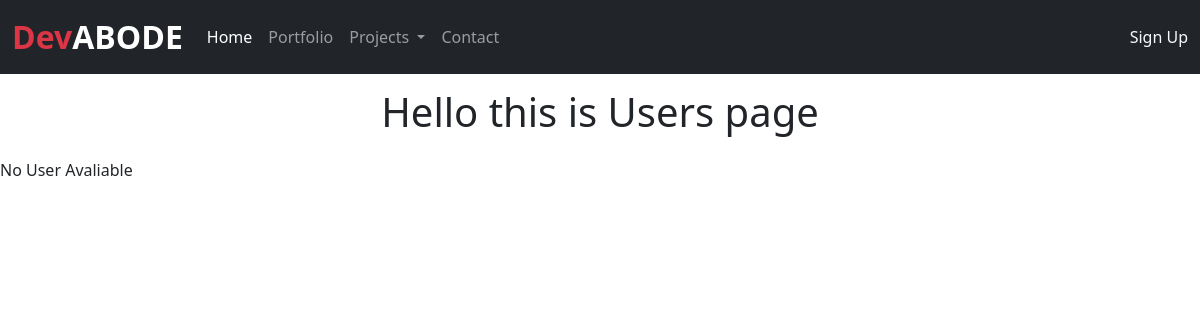
Before: /about/users/ with the older database file.
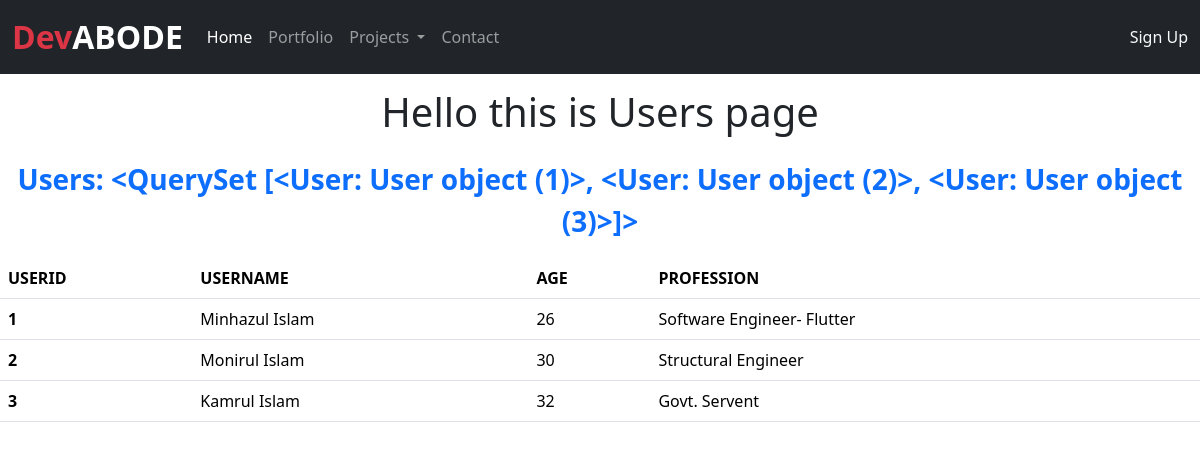
After: the same page with the newer database file.
### about_us/models.py (models this page shows)
class User(models.Model):
    userId = models.IntegerField()
    userName  = models.CharField(max_length= 24)
    email = models.CharField(max_length=30)
    age  = models.IntegerField()
    profession = models.CharField(max_length= 20)

### about_us/views.py (the view)
# urls.py: path("users/", views.users , name = "users"),
def users(request):
    title = "Users"
    users = User.objects.all()
    return render(request, "about/users.html", {"users" : users, "title": title})

### templates/about/users.html (shortened to what this page needs)
{% extends 'common/base.html' %}
{% block content %}
<p class="text-center fs-1">Hello this is {{title}} page</p>
    {% if users %}
    <p class="text-primary text-center fs-3 fw-bold">Users: {{users}}</p>
    <table class="table">
        <thead>
            <tr>
                <th scope="col">USERID</th>
                <th scope="col">USERNAME</th>
                <th scope="col">AGE</th>
                <th scope="col">PROFESSION</th>
            </tr>
        </thead>
        <tbody>
            {% for user in users %}
            <tr>
                <th scope="row">{{user.userId}}</th>
                <td>{{user.userName}}</td>
                <td>{{user.age}}</td>
                <td>{{user.profession}}</td>
            </tr>
            {% endfor %}
        </tbody>
    </table>
    {% else %}
    No User Avaliable
    {% endif %}
{% endblock content %}

### templates/common/base.html (shortened to what this page needs)
{% load static %}
<!DOCTYPE html>
<html lang="en">
<head>
    <link href="{% static 'css/bootstrap.min.css' %}" rel="stylesheet">
</head>
<body>
    <nav class="navbar navbar-expand-lg navbar-dark bg-dark">
        <div class="container-fluid">
            <a class="navbar-brand" href="{% url 'home' %} "><span class="text-danger fw-bold fs-2">Dev</span><span
                    class=" fw-bold fs-2">ABODE</span></a>
            <div class="collapse navbar-collapse" id="navbarSupportedContent">
                <ul class="navbar-nav me-auto mb-2 mb-lg-0">
                    <li class="nav-item">
                        <a class="nav-link active" aria-current="page" href="/">Home</a>
                    </li>
                    <li class="nav-item">
                        <a class="nav-link" href="{% url 'portfolio' %}">Portfolio</a>
                    </li>
                    <li class="nav-item dropdown">
                        <a class="nav-link dropdown-toggle" href="{% url 'projects' %}" role="button"
                            data-bs-toggle="dropdown" aria-expanded="false">
                            Projects
                        </a>
                    </li>
                    <li class="nav-item">
                        <a class="nav-link" href="{% url 'about' %}">Contact</a>
                    </li>
                </ul>
                <a class="nav-link text-light fs-6" href="{% url 'signup' %}">Sign Up</a>
            </div>
        </div>
    </nav>
    {% block content %} {% endblock content %}
</body>
</html>

Changed rows visible on the page:
added User: id "<QuerySet [<User: User object (1)>, <User: User object (2)>, <User: User object (3)>]>", userId "1", userName "Minhazul Islam", age "26", profession "Software Engineer- Flutter"
added User: userId "2", userName "Monirul Islam", age "30", profession "Structural Engineer"
added User: userId "3", userName "Kamrul Islam", age "32", profession "Govt. Servent"
Other visible differences:
text no longer shown: "No User Avaliable"
text now shown: "Users: USERID USERNAME AGE PROFESSION"
